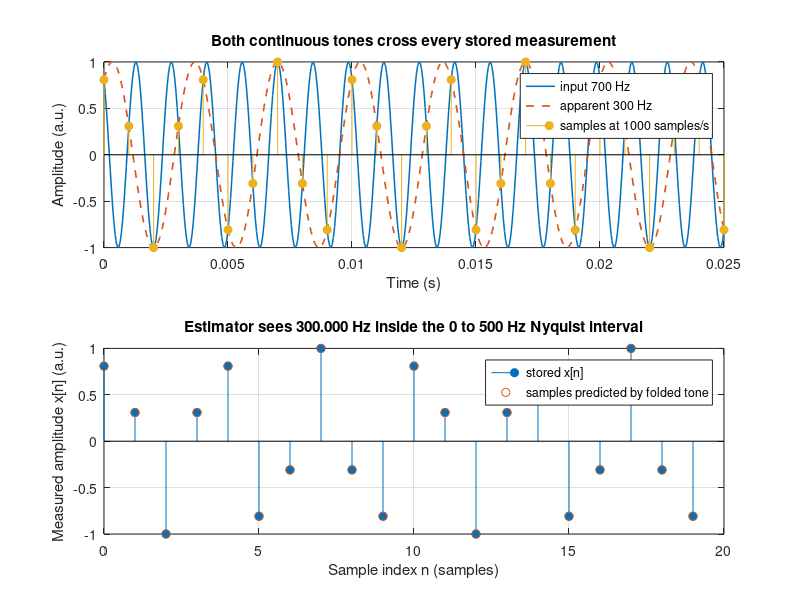
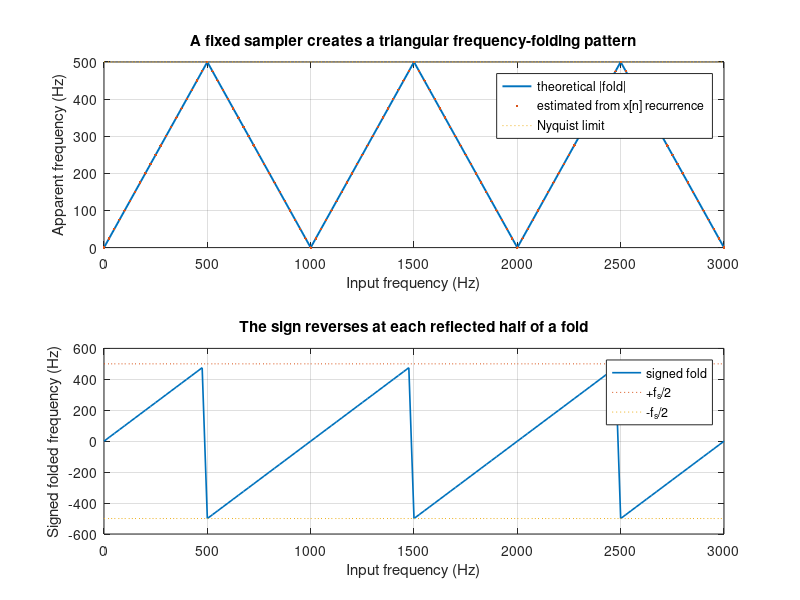
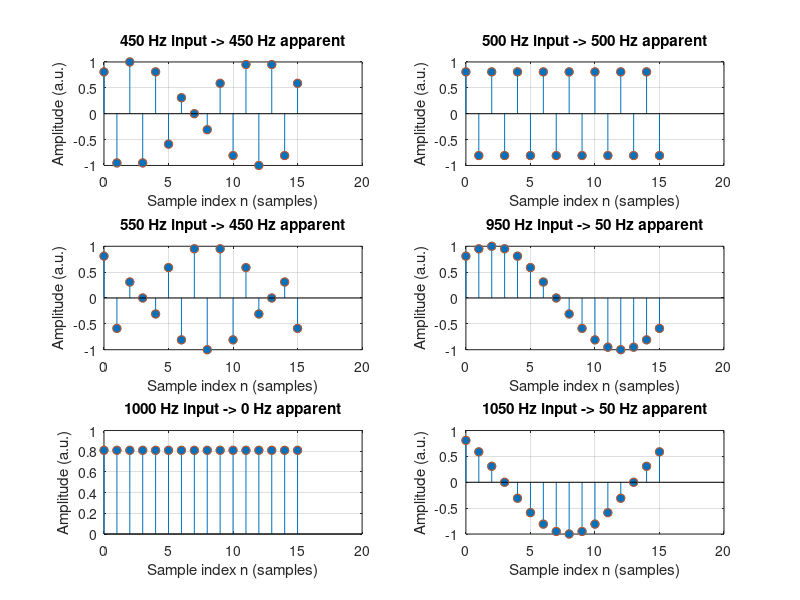
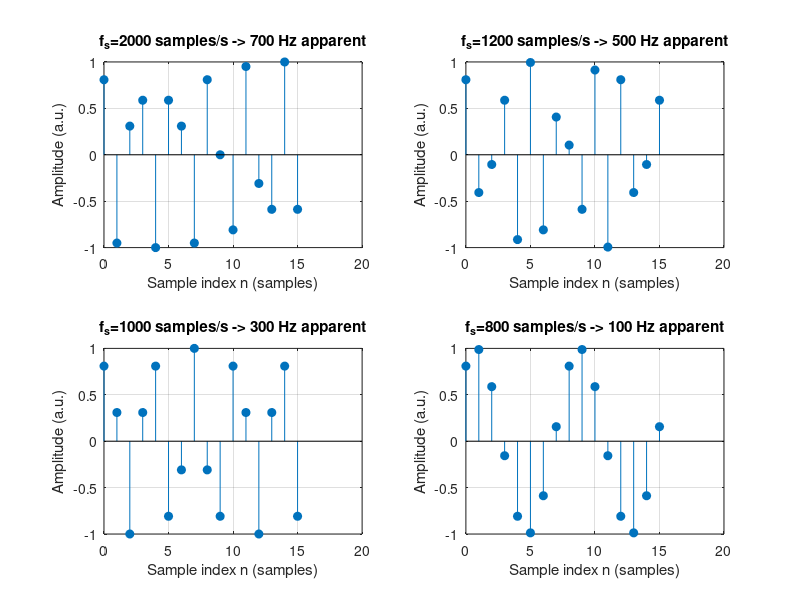

The MATLAB source for these figures, in order:
%% P03 - Make Aliasing Visually Obvious
% Guiding question:
% Why does a high-frequency tone appear as a lower-frequency tone after sampling?
%
% Dependency contract: base MATLAB only. No toolbox functions are required.
clear;
close all;
clc;
random_seed = 303;
rng(random_seed, 'twister');

%% Committed baseline controls - sweeps below vary one variable at a time
A = 1.0;                           % tone amplitude (arbitrary units)
f_input = 700.0;                   % continuous input frequency (Hz)
fs = 1000.0;                       % fixed sample rate (samples/s)
phi = pi/5;                        % input phase (rad)
duration = 0.2;                    % sampled record duration (s)
fs_display = 20000.0;              % dense display rate (points/s)
display_duration = 0.025;          % short time view (s)
max_display_points = 20001;        % resource ceiling for a dense view
max_samples_per_case = 5000;       % resource ceiling for a sampled record
max_sweep_cases = 128;             % resource ceiling for an edited sweep
max_representative_cases = 8;      % resource ceiling for time-sequence panels

% Fail before allocation if an edited control is malformed.
assert(isscalar(A) && isnumeric(A) && ~islogical(A) && ...
    isreal(A) && isfinite(A) && A > 0, ...
    'A must be one finite positive real scalar.');
assert(isscalar(f_input) && isnumeric(f_input) && ~islogical(f_input) && ...
    isreal(f_input) && isfinite(f_input) && f_input > 0, ...
    'f_input must be one finite positive real frequency in Hz.');
assert(isscalar(fs) && isnumeric(fs) && ~islogical(fs) && ...
    isreal(fs) && isfinite(fs) && fs > 0, ...
    'fs must be one finite positive real sample rate.');
assert(isscalar(phi) && isnumeric(phi) && ~islogical(phi) && ...
    isreal(phi) && isfinite(phi), ...
    'phi must be one finite real phase in radians.');
assert(isscalar(duration) && isnumeric(duration) && ~islogical(duration) && ...
    isreal(duration) && isfinite(duration) && duration > 0, ...
    'duration must be one finite positive real value in seconds.');
assert(isscalar(fs_display) && isnumeric(fs_display) && ...
    ~islogical(fs_display) && isreal(fs_display) && ...
    isfinite(fs_display) && fs_display > 2*f_input, ...
    'fs_display must be finite, real, and greater than 2*f_input.');
assert(isscalar(display_duration) && isnumeric(display_duration) && ...
    ~islogical(display_duration) && isreal(display_duration) && ...
    isfinite(display_duration) && display_duration > 0 && ...
    display_duration <= duration, ...
    'display_duration must be finite, positive, and no longer than duration.');

sample_count = round(duration*fs);
assert(sample_count >= 5 && abs(sample_count-duration*fs) < ...
    10*eps(max(1, duration*fs)), ...
    'duration*fs must be an integer of at least five samples.');
assert(sample_count <= max_samples_per_case, ...
    'A sampled record is limited to 5000 samples; reduce fs or duration.');
display_intervals = round(display_duration*fs_display);
assert(display_intervals >= 2 && ...
    abs(display_intervals-display_duration*fs_display) < ...
    10*eps(max(1, display_duration*fs_display)), ...
    'display_duration*fs_display must be an integer of at least two intervals.');
display_point_count = display_intervals + 1;
assert(display_point_count <= max_display_points, ...
    'A dense display is limited to 20001 points.');

%% Baseline - the sampler cannot distinguish the input from its fold
n = 0:sample_count-1;
t_sample = n/fs;
x_sample = A*cos(2*pi*f_input*t_sample + phi);

% Folding is explicit: subtract the nearest integer multiple of fs.
% A real cosine cannot reveal the sign, so the apparent frequency is the
% magnitude of the signed fold. A negative fold reverses cosine phase.
alias_order = round(f_input/fs);
f_alias_signed = f_input - alias_order*fs;
f_apparent = abs(f_alias_signed);
phi_alias = phi;
if f_alias_signed < 0
    phi_alias = -phi;
end
x_alias_at_samples = A*cos(2*pi*f_apparent*t_sample + phi_alias);

% Estimate apparent frequency from the samples themselves. A sampled cosine
% obeys x[n+1] + x[n-1] = 2*cos(omega)*x[n]. Solving that recurrence for
% cos(omega), then taking acos, gives the unsigned frequency in [0, fs/2].
x_center = x_sample(2:end-1);
x_neighbor_sum = x_sample(3:end) + x_sample(1:end-2);
recurrence_denominator = 2*sum(x_center.^2);
assert(recurrence_denominator > 100*eps(max(1, A^2)), ...
    'The baseline samples are degenerate for the recurrence estimator.');
cos_omega_hat = sum(x_center.*x_neighbor_sum)/recurrence_denominator;
cos_omega_hat = max(-1, min(1, cos_omega_hat));
f_apparent_hat = fs*acos(cos_omega_hat)/(2*pi);

t_display = (0:display_intervals)/fs_display;
x_input_display = A*cos(2*pi*f_input*t_display + phi);
x_alias_display = A*cos(2*pi*f_apparent*t_display + phi_alias);
sample_view = t_sample <= display_duration;

figure('Name', 'P03 baseline: one sample sequence, two continuous tones');
subplot(2,1,1);
plot(t_display, x_input_display, 'LineWidth', 1.1, ...
    'DisplayName', sprintf('input %.0f Hz', f_input));
hold on;
plot(t_display, x_alias_display, '--', 'LineWidth', 1.2, ...
    'DisplayName', sprintf('apparent %.0f Hz', f_apparent));
stem(t_sample(sample_view), x_sample(sample_view), 'filled', ...
    'DisplayName', sprintf('samples at %.0f samples/s', fs));
grid on;
xlabel('Time (s)');
ylabel('Amplitude (a.u.)');
title('Both continuous tones cross every stored measurement');
legend('Location', 'best');

subplot(2,1,2);
baseline_view_count = min(20, sample_count);
stem(n(1:baseline_view_count), x_sample(1:baseline_view_count), 'filled', ...
    'DisplayName', 'stored x[n]');
hold on;
plot(n(1:baseline_view_count), x_alias_at_samples(1:baseline_view_count), 'o', ...
    'DisplayName', 'samples predicted by folded tone');
grid on;
xlabel('Sample index n (samples)');
ylabel('Measured amplitude x[n] (a.u.)');
title(sprintf('Estimator sees %.3f Hz inside the 0 to %.0f Hz Nyquist interval', ...
    f_apparent_hat, fs/2));
legend('Location', 'best');

alias_argument_scale = 1 + max(abs([2*pi*f_input*t_sample + phi, ...
    2*pi*f_apparent*t_sample + phi_alias]));
alias_tolerance = min(1e-9*max(1, abs(A)), ...
    64*eps(max(1, abs(A)))*alias_argument_scale);
alias_sample_error = max(abs(x_sample-x_alias_at_samples));
estimator_error = abs(f_apparent_hat-f_apparent);

fprintf('P03 baseline metrics\n');
fprintf('  random seed                    = %d\n', random_seed);
fprintf('  input frequency                = %.3f Hz\n', f_input);
fprintf('  sample rate                    = %.3f samples/s\n', fs);
fprintf('  Nyquist limit                  = %.3f Hz\n', fs/2);
fprintf('  alias order                    = %d multiples of fs\n', alias_order);
fprintf('  signed folded frequency        = %.3f Hz\n', f_alias_signed);
fprintf('  apparent frequency             = %.3f Hz\n', f_apparent);
fprintf('  recurrence estimate            = %.6f Hz\n', f_apparent_hat);
fprintf('  estimator error                = %.3g Hz\n', estimator_error);
fprintf('  input/alias sample disagreement= %.3g a.u.\n', alias_sample_error);

assert(f_input > fs/2, ...
    'The committed baseline must keep the input above the Nyquist limit.');
assert(f_alias_signed < 0 && abs(f_alias_signed+300) < 1e-12, ...
    'The committed baseline must fold 700 Hz to signed -300 Hz.');
assert(alias_sample_error < alias_tolerance, ...
    'The input and correctly phased alias must agree at every sample.');
assert(estimator_error < 1e-8, ...
    'The recurrence estimator must recover the baseline apparent frequency.');

%% Parameter sweep 1 - sweep input frequency with sample rate fixed
input_frequency_sweep = 0:25:3000; % Hz, DC through three multiples of fs
assert(isvector(input_frequency_sweep) && ...
    isnumeric(input_frequency_sweep) && ~islogical(input_frequency_sweep) && ...
    isreal(input_frequency_sweep) && all(isfinite(input_frequency_sweep)) && ...
    all(input_frequency_sweep >= 0), ...
    'input_frequency_sweep must contain finite nonnegative real frequencies.');
assert(numel(input_frequency_sweep) >= 9 && ...
    numel(input_frequency_sweep) <= max_sweep_cases, ...
    'The input-frequency sweep must contain from 9 through 128 cases.');
assert(input_frequency_sweep(1) == 0 && ...
    input_frequency_sweep(end) >= 3*fs, ...
    'The input-frequency sweep must run from DC through at least 3*fs.');

signed_fold_sweep = zeros(size(input_frequency_sweep));
apparent_frequency_sweep = zeros(size(input_frequency_sweep));
estimated_frequency_sweep = zeros(size(input_frequency_sweep));
for frequency_index = 1:numel(input_frequency_sweep)
    f_case = input_frequency_sweep(frequency_index);
    x_case = A*cos(2*pi*f_case*n/fs + phi);
    fold_case = f_case - round(f_case/fs)*fs;
    signed_fold_sweep(frequency_index) = fold_case;
    apparent_frequency_sweep(frequency_index) = abs(fold_case);

    center_case = x_case(2:end-1);
    neighbor_case = x_case(3:end) + x_case(1:end-2);
    denominator_case = 2*sum(center_case.^2);
    assert(denominator_case > 100*eps(max(1, A^2)), ...
        'A sweep case is degenerate for the recurrence estimator.');
    cos_case = sum(center_case.*neighbor_case)/denominator_case;
    cos_case = max(-1, min(1, cos_case));
    estimated_frequency_sweep(frequency_index) = ...
        fs*acos(cos_case)/(2*pi);
end
sweep_estimator_error = ...
    max(abs(estimated_frequency_sweep-apparent_frequency_sweep));
assert(all(abs(signed_fold_sweep) <= fs/2 + 1e-10), ...
    'Every signed fold must remain inside the Nyquist interval.');
assert(sweep_estimator_error < 1e-8, ...
    'Every recurrence estimate must follow the theoretical alias fold.');

figure('Name', 'P03 sweep 1: deterministic folding across multiples of fs');
subplot(2,1,1);
plot(input_frequency_sweep, apparent_frequency_sweep, 'LineWidth', 1.4, ...
    'DisplayName', 'theoretical |fold|');
hold on;
plot(input_frequency_sweep, estimated_frequency_sweep, '.', ...
    'DisplayName', 'estimated from x[n] recurrence');
plot(input_frequency_sweep, (fs/2)*ones(size(input_frequency_sweep)), ':', ...
    'DisplayName', 'Nyquist limit');
grid on;
xlabel('Input frequency (Hz)');
ylabel('Apparent frequency (Hz)');
title('A fixed sampler creates a triangular frequency-folding pattern');
legend('Location', 'best');

subplot(2,1,2);
plot(input_frequency_sweep, signed_fold_sweep, 'LineWidth', 1.2, ...
    'DisplayName', 'signed fold');
hold on;
plot(input_frequency_sweep, (fs/2)*ones(size(input_frequency_sweep)), ':', ...
    'DisplayName', '+f_s/2');
plot(input_frequency_sweep, -(fs/2)*ones(size(input_frequency_sweep)), ':', ...
    'DisplayName', '-f_s/2');
grid on;
xlabel('Input frequency (Hz)');
ylabel('Signed folded frequency (Hz)');
title('The sign reverses at each reflected half of a fold');
legend('Location', 'best');

fprintf('P03 input-frequency sweep metrics\n');
fprintf('  sweep cases                    = %d cases\n', ...
    numel(input_frequency_sweep));
fprintf('  input range                    = %.1f to %.1f Hz\n', ...
    input_frequency_sweep(1), input_frequency_sweep(end));
fprintf('  maximum estimator error        = %.3g Hz\n', sweep_estimator_error);

%% Representative sequences - look immediately around two folds
representative_frequencies = [450 500 550 950 1000 1050]; % Hz
assert(isvector(representative_frequencies) && ...
    isnumeric(representative_frequencies) && ...
    ~islogical(representative_frequencies) && ...
    isreal(representative_frequencies) && ...
    all(isfinite(representative_frequencies)) && ...
    all(representative_frequencies >= 0), ...
    'representative_frequencies must contain finite nonnegative real values.');
assert(numel(representative_frequencies) >= 3 && ...
    numel(representative_frequencies) <= max_representative_cases, ...
    'Representative time-sequence panels require from three through eight cases.');

figure('Name', 'P03 sweep 1: representative sequences near folds');
representative_plot_rows = ceil(numel(representative_frequencies)/2);
for representative_index = 1:numel(representative_frequencies)
    f_case = representative_frequencies(representative_index);
    signed_case = f_case-round(f_case/fs)*fs;
    apparent_case = abs(signed_case);
    phase_case = phi;
    if signed_case < 0
        phase_case = -phi;
    end
    x_case = A*cos(2*pi*f_case*n/fs + phi);
    x_alias_case = A*cos(2*pi*apparent_case*n/fs + phase_case);
    representative_view_count = min(16, sample_count);

    subplot(representative_plot_rows,2,representative_index);
    stem(n(1:representative_view_count), ...
        x_case(1:representative_view_count), 'filled', ...
        'DisplayName', 'input samples');
    hold on;
    plot(n(1:representative_view_count), ...
        x_alias_case(1:representative_view_count), 'o', ...
        'DisplayName', 'fold prediction');
    grid on;
    xlabel('Sample index n (samples)');
    ylabel('Amplitude (a.u.)');
    title(sprintf('%.0f Hz input -> %.0f Hz apparent', f_case, apparent_case));
end

%% Parameter sweep 2 - hold the input fixed and change only sample rate
sample_rate_sweep = [2000 1200 1000 800]; % samples/s
assert(isvector(sample_rate_sweep) && isnumeric(sample_rate_sweep) && ...
    ~islogical(sample_rate_sweep) && isreal(sample_rate_sweep) && ...
    all(isfinite(sample_rate_sweep)) && all(sample_rate_sweep > 0), ...
    'sample_rate_sweep must contain finite positive real sample rates.');
assert(numel(sample_rate_sweep) >= 3 && ...
    numel(sample_rate_sweep) <= max_representative_cases, ...
    'The sample-rate sweep must contain from three through eight cases.');

sample_rate_aliases = zeros(size(sample_rate_sweep));
sample_rate_estimates = zeros(size(sample_rate_sweep));
figure('Name', 'P03 sweep 2: one tone seen by different sample rates');
rate_plot_rows = ceil(numel(sample_rate_sweep)/2);
for rate_index = 1:numel(sample_rate_sweep)
    fs_case = sample_rate_sweep(rate_index);
    sample_count_case = round(duration*fs_case);
    assert(sample_count_case >= 5 && ...
        abs(sample_count_case-duration*fs_case) < ...
        10*eps(max(1, duration*fs_case)), ...
        'Every rate case must create an integer record of at least five samples.');
    assert(sample_count_case <= max_samples_per_case, ...
        'Every sample-rate case is limited to 5000 samples.');
    n_case = 0:sample_count_case-1;
    x_case = A*cos(2*pi*f_input*n_case/fs_case + phi);
    signed_case = f_input-round(f_input/fs_case)*fs_case;
    sample_rate_aliases(rate_index) = abs(signed_case);

    center_case = x_case(2:end-1);
    neighbor_case = x_case(3:end) + x_case(1:end-2);
    denominator_case = 2*sum(center_case.^2);
    assert(denominator_case > 100*eps(max(1, A^2)), ...
        'A sample-rate case is degenerate for the recurrence estimator.');
    cos_case = sum(center_case.*neighbor_case)/denominator_case;
    cos_case = max(-1, min(1, cos_case));
    sample_rate_estimates(rate_index) = fs_case*acos(cos_case)/(2*pi);

    subplot(rate_plot_rows,2,rate_index);
    rate_view_count = min(16, sample_count_case);
    stem(n_case(1:rate_view_count), x_case(1:rate_view_count), 'filled');
    grid on;
    xlabel('Sample index n (samples)');
    ylabel('Amplitude (a.u.)');
    title(sprintf('f_s=%.0f samples/s -> %.0f Hz apparent', ...
        fs_case, sample_rate_aliases(rate_index)));

    fprintf(['P03 sample-rate sweep: fs = %.1f samples/s, Nyquist = %.1f Hz, ' ...
        'apparent = %.3f Hz, estimate = %.6f Hz\n'], ...
        fs_case, fs_case/2, sample_rate_aliases(rate_index), ...
        sample_rate_estimates(rate_index));
end
assert(max(abs(sample_rate_estimates-sample_rate_aliases)) < 1e-8, ...
    'Sample-rate sweep estimates must follow their theoretical folds.');
assert(all(sample_rate_aliases <= sample_rate_sweep/2 + 1e-10), ...
    'Every sample-rate case must fold inside its own Nyquist interval.');

%% Deliberately broken case - ignore phase reversal after a reflected fold
% A common wrong model uses |f_alias_signed| but keeps the original phase.
% It predicts the right apparent frequency and still misses the measurements.
f_wrong_alias = f_apparent;
phi_wrong_alias = phi;
x_wrong_alias_at_samples = ...
    A*cos(2*pi*f_wrong_alias*t_sample + phi_wrong_alias);
wrong_phase_error = max(abs(x_sample-x_wrong_alias_at_samples));
correct_phase_error = max(abs(x_sample-x_alias_at_samples));
x_wrong_alias_display = ...
    A*cos(2*pi*f_wrong_alias*t_display + phi_wrong_alias);

figure('Name', 'P03 broken case: right frequency, wrong reflected phase');
plot(t_display, x_input_display, 'LineWidth', 1.0, ...
    'DisplayName', sprintf('input %.0f Hz', f_input));
hold on;
plot(t_display, x_alias_display, '--', 'LineWidth', 1.2, ...
    'DisplayName', sprintf('correct %.0f Hz alias, phase -phi', f_apparent));
plot(t_display, x_wrong_alias_display, ':', 'LineWidth', 1.4, ...
    'DisplayName', sprintf('broken %.0f Hz alias, phase +phi', f_wrong_alias));
stem(t_sample(sample_view), x_sample(sample_view), 'filled', ...
    'DisplayName', 'stored samples');
grid on;
xlabel('Time (s)');
ylabel('Amplitude (a.u.)');
title('Broken model: taking absolute frequency without reversing phase');
legend('Location', 'best');

fprintf('P03 broken-case metrics\n');
fprintf('  correct reflected phase         = %.6f rad\n', phi_alias);
fprintf('  broken retained phase           = %.6f rad\n', phi_wrong_alias);
fprintf('  correct model sample error      = %.3g a.u.\n', correct_phase_error);
fprintf('  broken model sample error       = %.6f a.u.\n', wrong_phase_error);

assert(correct_phase_error < alias_tolerance, ...
    'Recovery must reverse phase and restore sample agreement.');
assert(wrong_phase_error > 0.5*A, ...
    'The intentionally broken phase model must visibly miss the samples.');

%% Completion summary
fprintf(['P03 complete: a real sampler maps every input frequency to a ' ...
    'deterministic fold between 0 and fs/2; the stored sequence alone cannot ' ...
    'identify which member of the alias family entered the sampler.\n']);
